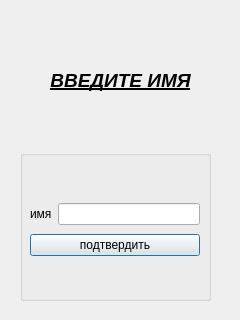
<?xml version="1.0" encoding="UTF-8"?>
<ui version="4.0">
 <class>okno</class>
 <widget class="QDialog" name="okno">
  <property name="geometry">
   <rect>
    <x>0</x>
    <y>0</y>
    <width>240</width>
    <height>320</height>
   </rect>
  </property>
  <property name="windowTitle">
   <string>Dialog</string>
  </property>
  <widget class="QGroupBox" name="groupBox">
   <property name="geometry">
    <rect>
     <x>20</x>
     <y>150</y>
     <width>191</width>
     <height>151</height>
    </rect>
   </property>
   <property name="title">
    <string/>
   </property>
   <widget class="QWidget" name="layoutWidget">
    <property name="geometry">
     <rect>
      <x>10</x>
      <y>50</y>
      <width>170</width>
      <height>61</height>
     </rect>
    </property>
    <layout class="QVBoxLayout" name="verticalLayout">
     <item>
      <layout class="QHBoxLayout" name="horizontalLayout">
       <item>
        <widget class="QLabel" name="label">
         <property name="text">
          <string>имя</string>
         </property>
        </widget>
       </item>
       <item>
        <widget class="QLineEdit" name="login"/>
       </item>
      </layout>
     </item>
     <item>
      <widget class="QPushButton" name="pushButton">
       <property name="text">
        <string>подтвердить</string>
       </property>
      </widget>
     </item>
    </layout>
   </widget>
  </widget>
  <widget class="QLabel" name="label_2">
   <property name="geometry">
    <rect>
     <x>20</x>
     <y>20</y>
     <width>201</width>
     <height>121</height>
    </rect>
   </property>
   <property name="text">
    <string>&lt;html&gt;&lt;head/&gt;&lt;body&gt;&lt;p align=&quot;center&quot;&gt;&lt;span style=&quot; font-size:14pt; font-weight:600; font-style:italic; text-decoration: underline;&quot;&gt;ВВЕДИТЕ ИМЯ&lt;/span&gt;&lt;/p&gt;&lt;/body&gt;&lt;/html&gt;</string>
   </property>
  </widget>
 </widget>
 <resources/>
 <connections/>
</ui>
